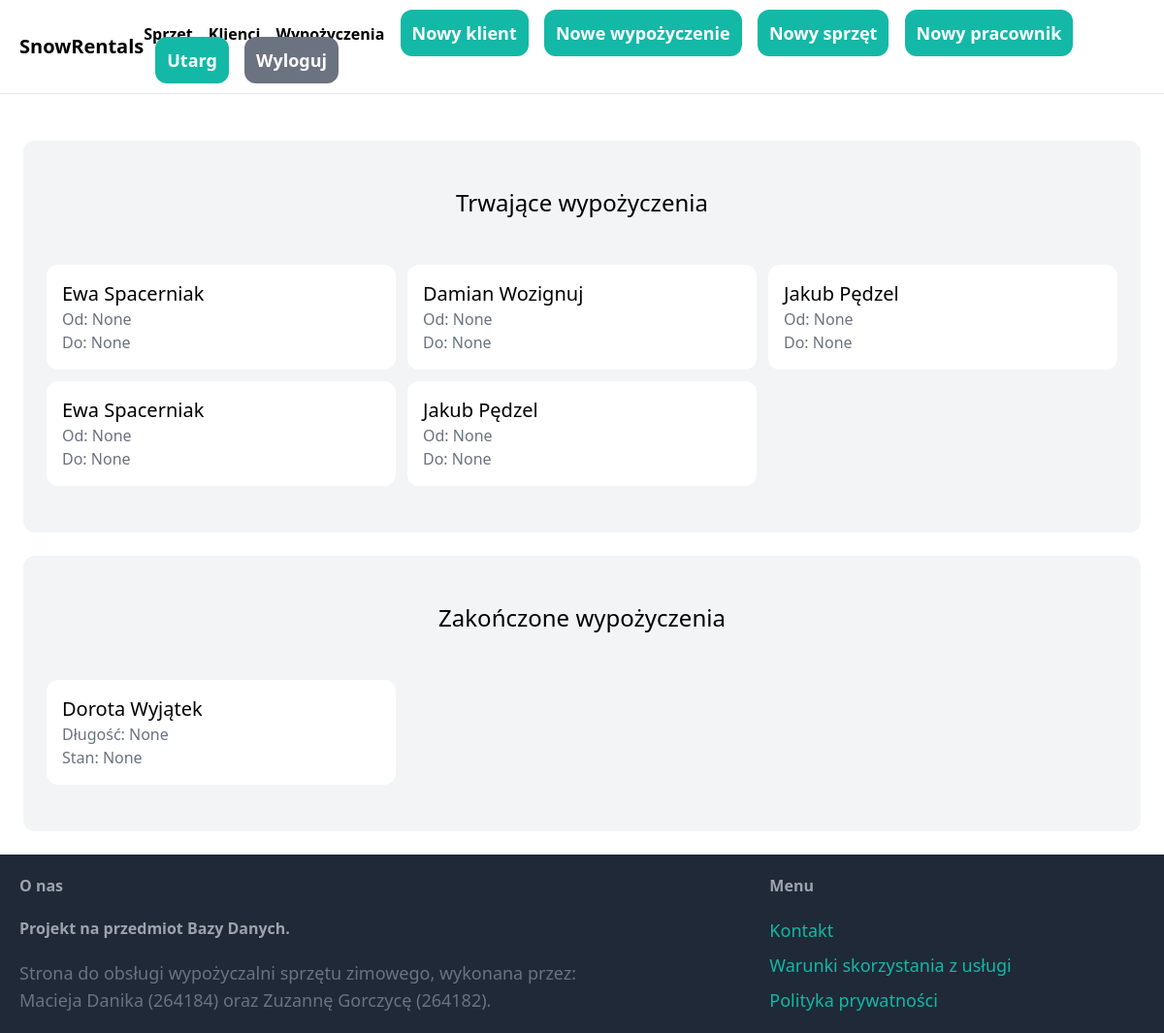
Before: /wypozyczenie/ (signed in) with the older database file.
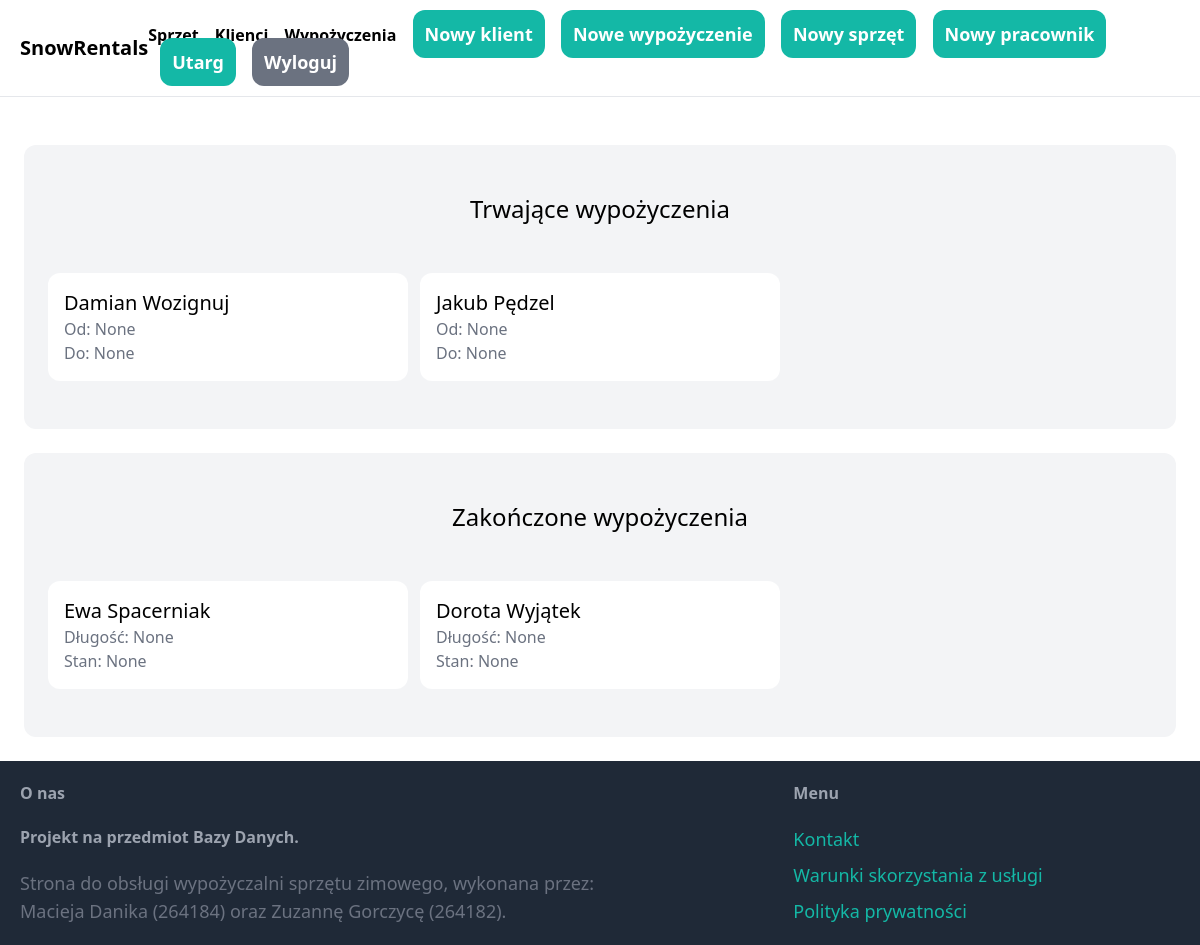
After: the same page with the newer database file.
### item/models.py (models this page shows, shortened)
class Wypozyczenie(models.Model):
    pracownik = models.ForeignKey(User, null=True, on_delete=models.SET_NULL)
    klient = models.ForeignKey(Klient, related_name='items', null=True, on_delete=models.SET_NULL)
    od = models.DateField("Wypozyczone: ") #, auto_now_add=True
    do = models.DateField("Zwrocone: ")
    zaplacone = models.ForeignKey(BOOL, null=True, on_delete=models.SET_NULL)
    class Meta:
        verbose_name_plural = 'Wypożyczenia'

class Klient(models.Model):
    imie = models.CharField(max_length=40)
    nazwisko = models.CharField(max_length=40)
    PESEL = models.CharField(max_length=11, unique=True, validators=[PESEL_validation])
    miasto = models.CharField(max_length=50, null=False, default="---")
    ulica_nrDomu = models.CharField(max_length=50, null=False, default="---")
    kod_pocztowy = models.CharField(max_length=6, validators=[KOD_validation])
    nr_telefonu = models.CharField(max_length=9, unique=True, validators=[TEL_validation])
    class Meta:
        ordering=('imie',)
        verbose_name_plural = 'Klienci'
    def __str__(self):
        return self.imie+" "+self.nazwisko

### core/views.py (the view)
# urls.py: path('wypozyczenie/', wypozyczenie, name='wypozyczenie'),
@login_required()
def wypozyczenie(request):
    TAK = get_object_or_404(BOOL, pk=1)
    NIE = get_object_or_404(BOOL, pk=2)
    items = Wypozyczenie.objects.all().filter(zaplacone=NIE)
    oddane = Wypozyczenie.objects.all().filter(zaplacone=TAK)
    return render(request, 'core/wypozyczenie.html',{
        'items': items,
        'oddane': oddane,
    })

### core/templates/core/wypozyczenie.html (shortened to what this page needs)
{% extends 'core/base.html' %}
{% block content %}
   <div class="mt-6 px-6 py-12 bg-gray-100 rounded-xl">
        <h2 class="mb-12 text-2xl text-center"> Trwające wypożyczenia</h2>
            <div class="grid grid-cols-3 gap-3">
                {% for item in items %}
                <div>
                    <a href="{% url 'item:wypozyczenie_szczegol' item.id %}">
                        <div class="p-4 bg-white rounded-xl">
                            <h2 class="text-xl">{{ item.klient}}</h2>
                            <p class="text-gray-500">Od: {{item.od}}</p>
                            <p class="text-gray-500">Do: {{item.do}}</p>
                        </div>
                    </a>
                </div>
                {% endfor %}
            </div>
    </div>
<div class="mt-6 px-6 py-12 bg-gray-100 rounded-xl">
        <h2 class="mb-12 text-2xl text-center">Zakończone wypożyczenia</h2>
            <div class="grid grid-cols-3 gap-3">
                {% for item in oddane %}
                <div>
                    <a href="{% url 'item:wypozyczenie_szczegol' item.id  %}">
                        <div class="p-4 bg-white rounded-xl">
                            <h2 class="text-xl">{{ item.klient }}</h2>
                            <p class="text-gray-500">Długość: {{ item.od }}</p>
                            <p class="text-gray-500">Stan: {{ item.do }}</p>
                        </div>
                    </a>
                </div>
                {% endfor %}
            </div>
    </div>
{% endblock %}

Changed rows visible on the page:
removed Wypozyczenie: klient "Ewa Spacerniak", od "None", do "None", shown under "Trwające wypożyczenia"
removed Wypozyczenie: klient "Jakub Pędzel", od "None", do "None", shown under "Trwające wypożyczenia"
changed Wypozyczenie "Ewa Spacerniak": moves from the list under "Trwające wypożyczenia" to the list under "Zakończone wypożyczenia"
